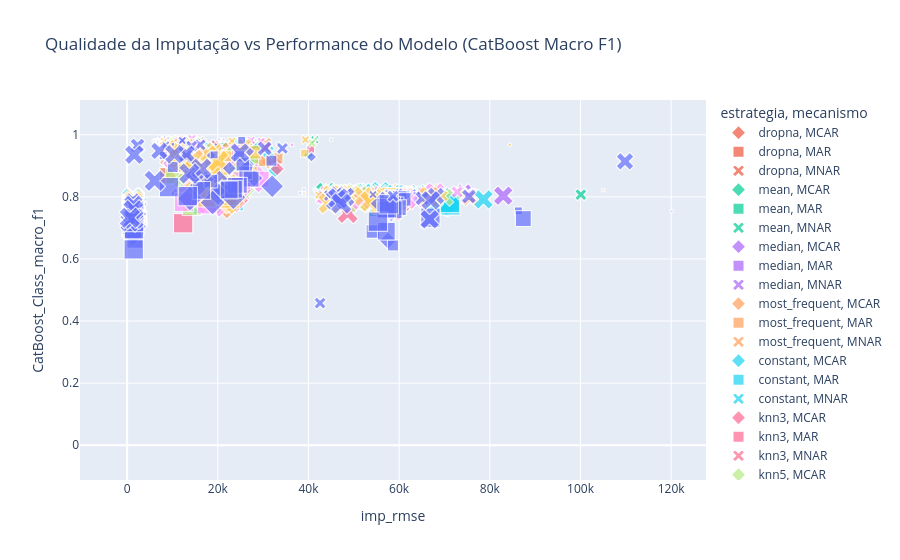

Notebook cell for this chart:
### Code cell
import plotly.express as px
import pandas as pd
import matplotlib.pyplot as plt
import seaborn as sns

fig = px.scatter(
    df,
    x='imp_rmse',
    y='CatBoost_Class_macro_f1',
    color='estrategia',
    symbol='mecanismo',
    size='percentual',
    hover_data=['dataset'],
    title='Qualidade da Imputação vs Performance do Modelo (CatBoost Macro F1)',
)

fig.show()
